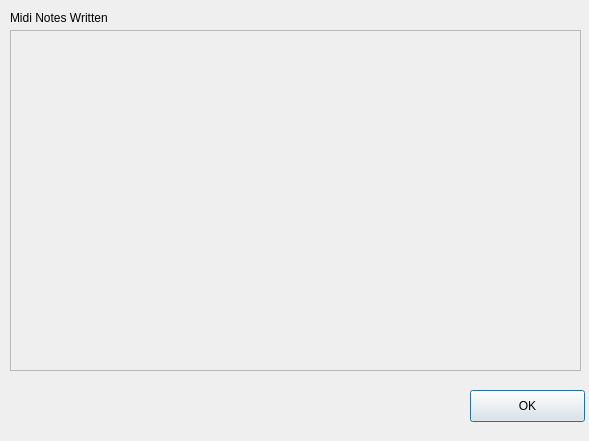
<?xml version="1.0" encoding="UTF-8"?>
<ui version="4.0">
 <class>DisplayWindow</class>
 <widget class="QDialog" name="DisplayWindow">
  <property name="geometry">
   <rect>
    <x>0</x>
    <y>0</y>
    <width>589</width>
    <height>441</height>
   </rect>
  </property>
  <property name="windowTitle">
   <string>Dialog</string>
  </property>
  <widget class="QPlainTextEdit" name="plainTextEdit_display">
   <property name="enabled">
    <bool>false</bool>
   </property>
   <property name="geometry">
    <rect>
     <x>10</x>
     <y>30</y>
     <width>571</width>
     <height>341</height>
    </rect>
   </property>
  </widget>
  <widget class="QPushButton" name="pushButton_close_display">
   <property name="geometry">
    <rect>
     <x>470</x>
     <y>390</y>
     <width>115</width>
     <height>32</height>
    </rect>
   </property>
   <property name="text">
    <string>OK</string>
   </property>
  </widget>
  <widget class="QLabel" name="label">
   <property name="geometry">
    <rect>
     <x>10</x>
     <y>10</y>
     <width>121</width>
     <height>16</height>
    </rect>
   </property>
   <property name="text">
    <string>Midi Notes Written</string>
   </property>
  </widget>
 </widget>
 <resources/>
 <connections/>
</ui>
